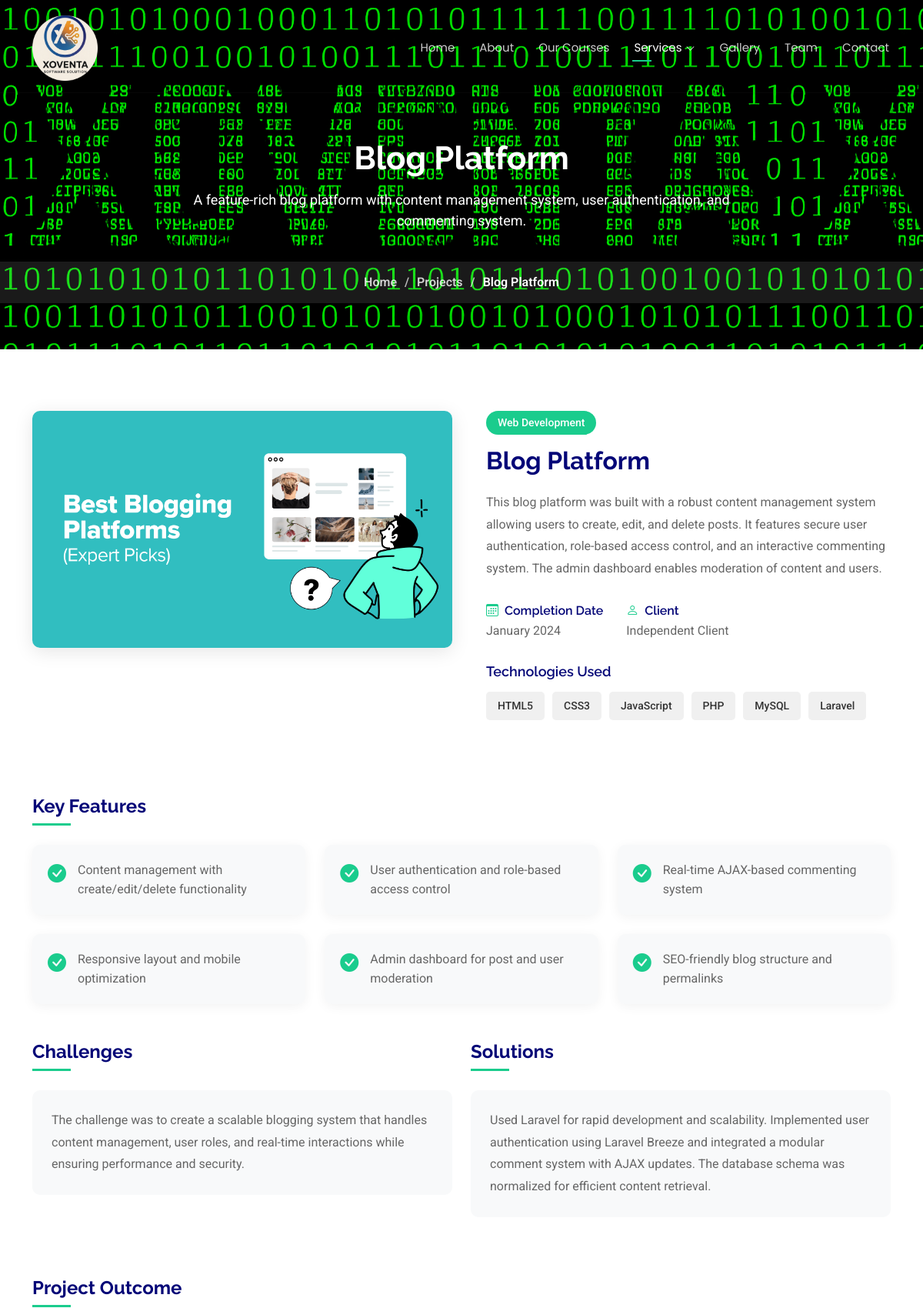
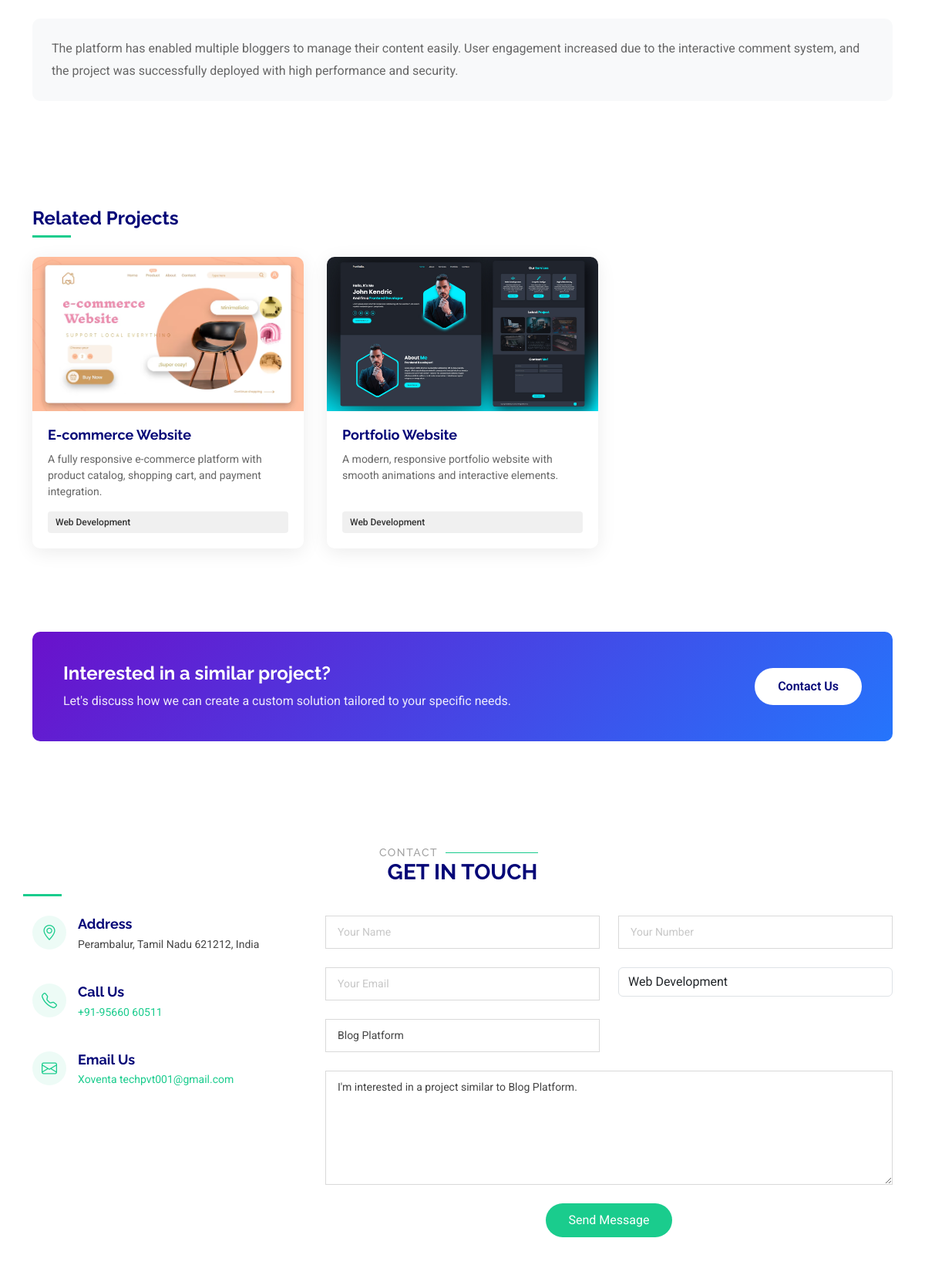
Page /php/project_details.php?id=3 (upper part) on the committed database (2 pictures, top to bottom).
### tables this page shows
CREATE TABLE IF NOT EXISTS projects (
  id INT AUTO_INCREMENT PRIMARY KEY,
  title VARCHAR(255) NOT NULL,
  short_description TEXT NOT NULL,
  full_description TEXT NOT NULL,
  category VARCHAR(100) NOT NULL,
  image_url VARCHAR(255) NOT NULL,
  gallery_images TEXT,
  completion_date VARCHAR(100),
  client VARCHAR(255),
  challenges TEXT,
  solutions TEXT,
  outcome TEXT,
  related_projects VARCHAR(255)
);

### php/project_details.php (the view, shortened to what this page needs)
<?php
require_once 'db-connection.php';
$project_id = isset($_GET['id']) ? $_GET['id'] : '';
$sql = "SELECT * FROM projects WHERE id = ?";
$stmt = $conn->prepare($sql);
$stmt->bind_param("i", $project_id);
$stmt->execute();
$result = $stmt->get_result();
$project = $result->fetch_assoc();
$tech_sql = "SELECT tech_name FROM project_technologies WHERE project_id = ?";
$tech_stmt = $conn->prepare($tech_sql);
$tech_stmt->bind_param("i", $project_id);
$tech_stmt->execute();
$tech_result = $tech_stmt->get_result();
$technologies = [];
while ($tech = $tech_result->fetch_assoc()) {
    $technologies[] = $tech['tech_name'];
}
$features_sql = "SELECT feature_text FROM project_features WHERE project_id = ?";
$features_stmt = $conn->prepare($features_sql);
$features_stmt->bind_param("i", $project_id);
$features_stmt->execute();
$features_result = $features_stmt->get_result();
$features = [];
while ($feature = $features_result->fetch_assoc()) {
    $features[] = $feature['feature_text'];
}
$related_projects = [];
if (!empty($project['related_projects'])) {
    $related_ids = explode(',', $project['related_projects']);
    foreach ($related_ids as $related_id) {
        $related_sql = "SELECT id, title, short_description, image_url, category FROM projects WHERE id = ?";
        $related_stmt = $conn->prepare($related_sql);
        $related_stmt->bind_param("i", $related_id);
        $related_stmt->execute();
        $related_result = $related_stmt->get_result();
        if ($related_result->num_rows > 0) {
            $related_projects[] = $related_result->fetch_assoc();
        }
    }
}
?>
<!DOCTYPE html>
<html lang="en">
<head>
  <link href="../assets/vendor/bootstrap/css/bootstrap.min.css" rel="stylesheet">
  <link href="../assets/vendor/bootstrap-icons/bootstrap-icons.css" rel="stylesheet">
  <link href="../assets/vendor/aos/aos.css" rel="stylesheet">
  <link href="../assets/vendor/glightbox/css/glightbox.min.css" rel="stylesheet">
  <link href="../assets/vendor/swiper/swiper-bundle.min.css" rel="stylesheet">
  <link href="../assets/css/main.css" rel="stylesheet">
  <link href="../assets/css/projects.css" rel="stylesheet">
  <link href="../assets/css/project-details.css" rel="stylesheet">
</head>
<body>
  <header id="header" class="header d-flex align-items-center fixed-top">
    <div class="container-fluid container-xl position-relative d-flex align-items-center justify-content-between">
      <a href="../html/index.html" class="logo d-flex align-items-center">
        <img src="../assets/img/logo.png" alt="">
      </a>
      <nav id="navmenu" class="navmenu">
        <ul>
          <li><a href="../html/index.html">Home</a></li>
          <li><a href="../html/index.html#about">About</a></li>
          <li><a href="../html/index.html#features">Our Courses</a></li>
          <li class="dropdown"><a href="#" class="active"><span>Services</span> <i class="bi bi-chevron-down toggle-dropdown"></i></a>
          </li>
          <li><a href="../html/index.html#gallery">Gallery</a></li>
          <li><a href="../html/index.html#team">Team</a></li>
          <li><a href="../html/index.html#contact">Contact</a></li>
        </ul>
      </nav>
    </div>
  </header>
  <main class="main">
    <section class="page-title">
      <div class="heading">
        <div class="container">
          <h1 class="animate-title"><?php echo htmlspecialchars($project['title']); ?></h1>
          <p class="animate-subtitle"><?php echo htmlspecialchars($project['short_description']); ?></p>
        </div>
      </div>
      <nav>
        <div class="container">
          <ol>
            <li><a href="../html/index.html">Home</a></li>
            <li><a href="../html/projects.html">Projects</a></li>
            <li><?php echo htmlspecialchars($project['title']); ?></li>
          </ol>
        </div>
      </nav>
    </section>
    <section id="project-details" class="project-details section">
      <div class="container" data-aos="fade-up">
        <div class="row">
          <div class="col-lg-6">
            <div class="project-image-container">
              <img src="../<?php echo htmlspecialchars($project['image_url']); ?>" alt="<?php echo htmlspecialchars($project['title']); ?>" class="img-fluid project-main-image">
            </div>
          </div>
          <div class="col-lg-6">
            <div class="project-info-container">
              <div class="project-category-badge">
                <?php echo htmlspecialchars($project['category']); ?>
              </div>
              <h2 class="project-title"><?php echo htmlspecialchars($project['title']); ?></h2>
              <div class="project-description">
                <?php echo nl2br(htmlspecialchars($project['full_description'])); ?>
              </div>
              <div class="project-meta">
                <div class="meta-item">
                  <h3><i class="bi bi-calendar3"></i> Completion Date</h3>
                  <p><?php echo htmlspecialchars($project['completion_date']); ?></p>
                </div>
                <div class="meta-item">
                  <h3><i class="bi bi-person"></i> Client</h3>
                  <p><?php echo htmlspecialchars($project['client']); ?></p>
                </div>
              </div>
              <div class="project-technologies">
                <h3>Technologies Used</h3>
                <div class="tech-tags">
                  <?php foreach ($technologies as $tech): ?>
                  <span class="tech-tag"><?php echo htmlspecialchars($tech); ?></span>
                  <?php endforeach; ?>
                </div>
              </div>
            </div>
          </div>
        </div>
        <div class="row mt-5">
          <div class="col-12">
            <div class="project-features">
              <h3 class="section-title">Key Features</h3>
              <div class="features-grid">
                <?php foreach ($features as $index => $feature): ?>
                <div class="feature-item" data-aos="fade-up" data-aos-delay="<?php echo 100 + ($index * 50); ?>">
                  <div class="feature-icon">
                    <i class="bi bi-check-circle-fill"></i>
                  </div>
                  <div class="feature-text">
                    <?php echo htmlspecialchars($feature); ?>
                  </div>
                </div>
                <?php endforeach; ?>
              </div>
            </div>
          </div>
        </div>
        <?php if (!empty($project['challenges']) && !empty($project['solutions'])): ?>
        <div class="row mt-5">
          <div class="col-lg-6" data-aos="fade-up" data-aos-delay="100">
            <div class="challenges-section">
              <h3 class="section-title">Challenges</h3>
              <div class="content-box">
                <?php echo nl2br(htmlspecialchars($project['challenges'])); ?>
              </div>
            </div>
          </div>
          <div class="col-lg-6" data-aos="fade-up" data-aos-delay="200">
            <div class="solutions-section">
              <h3 class="section-title">Solutions</h3>
              <div class="content-box">
                <?php echo nl2br(htmlspecialchars($project['solutions'])); ?>
              </div>
            </div>
          </div>
        </div>
        <?php endif; ?>
        <?php if (!empty($project['outcome'])): ?>
        <div class="row mt-5">
          <div class="col-12" data-aos="fade-up" data-aos-delay="300">
            <div class="outcome-section">
              <h3 class="section-title">Project Outcome</h3>
              <div class="content-box">
                <?php echo nl2br(htmlspecialchars($project['outcome'])); ?>
              </div>
            </div>
          </div>
        </div>
        <?php endif; ?>
        <?php if (!empty($related_projects)): ?>
        <div class="row mt-5">
          <div class="col-12">
            <div class="related-projects">
              <h3 class="section-title">Related Projects</h3>
              <div class="projects-grid">
                <?php foreach ($related_projects as $related): ?>
                <div class="project-card" data-aos="fade-up" data-aos-delay="100">
                  <div class="project-image">
                    <img src="../<?php echo htmlspecialchars($related['image_url']); ?>" alt="<?php echo htmlspecialchars($related['title']); ?>">
                  </div>
                  <div class="project-info">
                    <h4><?php echo htmlspecialchars($related['title']); ?></h4>
                    <p><?php echo htmlspecialchars($related['short_description']); ?></p>
                    <div class="project-category"><?php echo htmlspecialchars($related['category']); ?></div>
                  </div>
                </div>
                <?php endforeach; ?>
              </div>
            </div>
          </div>
        </div>
        <?php endif; ?>
        <div class="row mt-5">
          <div class="col-12">
            <div class="project-cta" data-aos="fade-up">
              <div class="cta-content">
                <h3>Interested in a similar project?</h3>
                <p>Let's discuss how we can create a custom solution tailored to your specific needs.</p>
              </div>
              <div class="cta-button">
                <a href="#contact" class="btn-get-started">Contact Us</a>
              </div>
            </div>
          </div>
        </div>
      </div>
    </section>
    <section id="contact" class="contact section">
      <div class="container section-title text-center" data-aos="fade-up">
        <h2>Contact</h2>
        <div><span>Get in</span> <span class="description-title">Touch</span></div>
      </div>
      <div class="container" data-aos="fade" data-aos-delay="100">
        <div class="row gy-4">
          <div class="col-lg-4">
            <div class="info-item d-flex" data-aos="fade-up" data-aos-delay="200">
              <i class="bi bi-geo-alt flex-shrink-0"></i>
              <div>
                <h3>Address</h3>
                <p>Perambalur, Tamil Nadu 621212, India</p>
              </div>
            </div>
            <div class="info-item d-flex" data-aos="fade-up" data-aos-delay="300">
              <i class="bi bi-telephone flex-shrink-0"></i>
              <div>
                <h3>Call Us</h3>
                <p>
                  <a href="tel:+919566060511" class="call-link">+91-95660 60511</a>
                </p>
              </div>
            </div>
            <div class="info-item d-flex" data-aos="fade-up" data-aos-delay="400">
              <i class="bi bi-envelope flex-shrink-0"></i>
              <div>
                <h3>Email Us</h3>
                <p>
                  <a href="mailto:Xoventa techpvt001@gmail.com" class="email-link">Xoventa techpvt001@gmail.com</a>
                </p>
              </div>
            </div>
          </div>
          <div class="col-lg-8">
          <form action="project_contact.php" method="post" class="php-email-form" data-aos="fade-up" data-aos-delay="200">
            <div class="row gy-4">
              <div class="col-md-6">
                <input type="text" name="name" class="form-control" id="name" placeholder="Your Name" required="">
              </div>
              <div class="col-md-6">
                <input type="text" class="form-control" name="number" id="number" placeholder="Your Number" required="">
              </div>
              <div class="col-md-6">
                <input type="email" class="form-control" name="email" id="email" placeholder="Your Email" required="">
              </div>
              <div class="col-md-6">
                <select class="form-control" name="project_type" id="project_type" required="">
                  <option value="<?php echo htmlspecialchars($project['category']); ?>" selected>
                    <?php echo htmlspecialchars($project['category']); ?>
                  </option>
                </select>
              </div>
              <div class="col-md-6">
                <input type="text" class="form-control" name="project_title" id="project_title" placeholder="Project Title" value="<?php echo htmlspecialchars($project['title']); ?>" required="">
              </div>
              <div class="col-md-12">
                <textarea class="form-control" name="message" id="message" rows="6" placeholder="Project Details" required="">I'm interested in a project similar to <?php echo htmlspecialchars($project['title']); ?>.</textarea>
              </div>
              <div class="col-md-12 text-center">
                <button type="submit" name="submit">Send Message</button>
              </div>
            </div>
          </form>
          </div>
        </div>
      </div>
    </section>
  </main>
</body>
</html>

### assets/css/projects.css (style rules this page uses)
.page-title { background: linear-gradient(135deg, #6a11cb 0%, #2575fc 100%); color: #ffffff; padding-top: 120px; overflow: hidden; }
.page-title { background-image: url('../img/xx.png'); background-repeat: repeat-x; background-position: 0% center; color: #ffffff; padding-top: 120px; overflow: hidden; animation: fadeInBackground 1s ease-out forwards, moveBackground 10s linear infinite; }
.page-title .heading { padding: 60px 0 40px 0; text-align: center; opacity: 0; transform: translateY(50px); animation: slideUp 1s ease-out 0.5s forwards; }
.page-title .heading h1 { color: #ffffff; font-size: 42px; font-weight: 700; margin-bottom: 15px; }
.page-title .heading p { font-size: 18px; max-width: 700px; margin: 0 auto; }
.page-title nav { background-color: rgba(255, 255, 255, 0.1); padding: 15px 0; opacity: 0; transform: translateY(30px); animation: slideUp 1s ease-out 0.8s forwards; }
.page-title nav ol { display: flex; justify-content: center; list-style: none; margin: 0; padding: 0; font-size: 16px; }
.page-title nav ol li + li { padding-left: 10px; }
.page-title nav ol li + li::before { content: "/"; display: inline-block; padding-right: 10px; color: rgba(255, 255, 255, 0.7); }
.page-title nav ol li a { color: rgba(255, 255, 255, 0.8); transition: 0.3s; }
.page-title .heading { padding: 60px 0 40px 0; text-align: center; }
.animate-title { opacity: 0; transform: translateY(30px); animation: fadeInUp 0.8s ease-out 0.2s forwards; }
.animate-subtitle { opacity: 0; transform: translateY(20px); animation: fadeInUp 0.8s ease-out 0.4s forwards; }
.page-title nav { background-color: rgba(255, 255, 255, 0.1); padding: 15px 0; }
.projects-grid { display: grid; grid-template-columns: repeat(auto-fill, minmax(350px, 1fr)); gap: 30px; }
.project-card { background-color: #ffffff; border-radius: 10px; overflow: hidden; box-shadow: 0 5px 25px rgba(0, 0, 0, 0.08); transition: all 0.3s ease; height: 100%; display: flex; flex-direction: column; }
.project-image { position: relative; overflow: hidden; height: 220px; }
.project-image img { width: 100%; height: 100%; object-fit: cover; transition: transform 0.5s ease; }
.project-info { padding: 25px; flex-grow: 1; display: flex; flex-direction: column; }
.project-info h4 { font-size: 20px; font-weight: 700; margin-bottom: 15px; color: #040677; }
.project-info p { color: #666; margin-bottom: 20px; flex-grow: 1; }
.project-category { display: inline-block; background-color: #1acc8d; color: #fff; padding: 5px 15px; border-radius: 50px; font-size: 14px; font-weight: 500; }

### rows in the picture
projects: title "Blog Platform", short_description "A feature-rich blog platform with content management system, user authentication, and commenting system.", image_url (picture), category "Web Development", full_description "This blog platform was built with a robust content management system allowing users to create, edit, and delete posts. It features secure user authentication, role-based access control, and an interactive commenting system. The admin dashboard enables moderation of content and users.", completion_date "January 2024", client "Independent Client", challenges "The challenge was to create a scalable blogging system that handles content management, user roles, and real-time interactions while ensuring performance and security.", solutions "Used Laravel for rapid development and scalability. Implemented user authentication using Laravel Breeze and integrated a modular comment system with AJAX updates. The database schema was normalized for efficient content retrieval.", outcome "The platform has enabled multiple bloggers to manage their content easily. User engagement increased due to the interactive comment system, and the project was successfully deployed with high performance and security.", project_type "Web Development", project_title "Blog Platform", message "I'm interested in a project similar to Blog Platform."
projects: image_url (picture), title "E-commerce Website", short_description "A fully responsive e-commerce platform with product catalog, shopping cart, and payment integration.", category "Web Development"
projects: image_url (picture), title "Portfolio Website", short_description "A modern, responsive portfolio website with smooth animations and interactive elements.", category "Web Development"

### other values in the picture
$tech "HTML5"
$tech "CSS3"
$tech "JavaScript"
$tech "PHP"
$tech "MySQL"
$tech "Laravel"
$feature "Content management with create/edit/delete functionality"
$feature "User authentication and role-based access control"
$feature "Real-time AJAX-based commenting system"
$feature "Responsive layout and mobile optimization"
$feature "Admin dashboard for post and user moderation"
$feature "SEO-friendly blog structure and permalinks"
